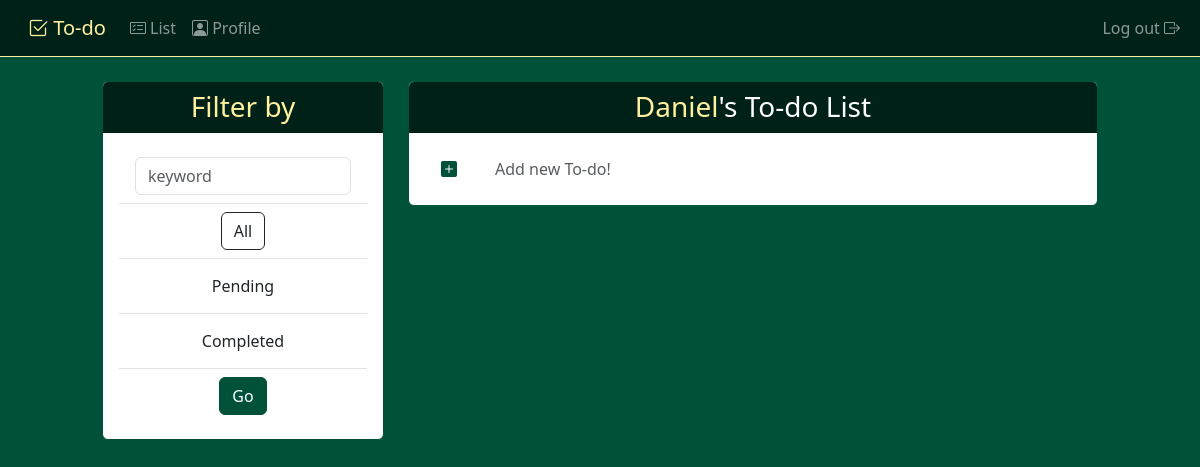
Page / (signed in) on the earlier database version.
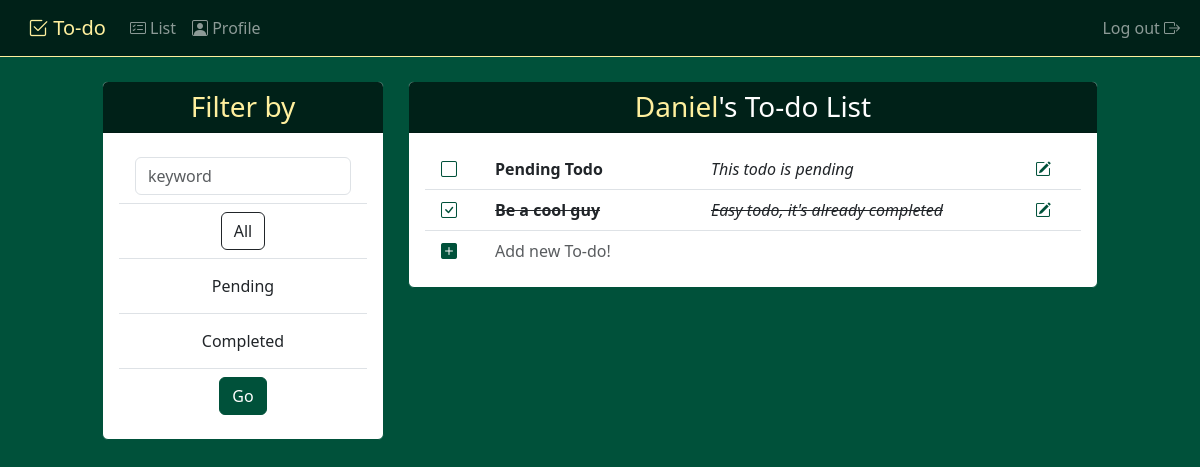
Same page on the later database version.
### core/models.py (models this page shows)
class Todo(models.Model):
    class TodoStatus(models.TextChoices):
        PENDING = 'P', _('Pending')
        COMPLETED = 'C', _('Completed')
    title = models.CharField(max_length=255, blank=False, null=False)
    user = models.ForeignKey(User, on_delete=models.CASCADE, null=False)
    notes = models.TextField(blank=True, default='')
    status = models.CharField(max_length=1, choices=TodoStatus, default=TodoStatus.PENDING, blank=False, null=False)

### core/views.py (the view)
# urls.py: path('', views.todo_list, name='todo_list'),
@login_required
def todo_list(request):
    todos = Todo.objects.filter(user=request.user)
    radio_input = request.GET.get('filter-options')
    if radio_input:
        if radio_input == 'pending':
            todos = todos.filter(status='P')
        elif radio_input == 'completed':
            todos = todos.filter(status='C')
    keyword_input = request.GET.get('keyword')
    if keyword_input:
        todos = todos.filter(notes__icontains=keyword_input).union(todos.filter(title__icontains=keyword_input))
    context = {'todos': todos}
    filter_text = ''
    if radio_input != 'all' and keyword_input:
        filter_text = radio_input + ', \"' + keyword_input + '\"'
    elif radio_input != 'all':
        filter_text = radio_input
    elif keyword_input:
        filter_text = '\"' + keyword_input + '\"'
    context['filter_text'] = filter_text
    return render(request, 'todo_list.html', context=context)

### core/templates/todo_list.html (shortened to what this page needs)
{% extends 'base.html' %}
{% block body %}
    <div class="row">
        <div class="col-3 offset-1 my-4">
            <div class="card">
                <h3 class="card-header text-center">
                    Filter by
                </h3>
                <div class="card-body">
                    <form action="" method="GET">
                        <ul class="list-group list-group-flush">
                            <li class="list-group-item">
                                <div class="d-flex justify-content-center">
                                    <input type="text" name="keyword" id="keyword" class="form-control" placeholder="keyword">
                                </div>
                            </li>
                            <li class="list-group-item">
                                <div class="d-flex justify-content-center">
                                    <label class="btn" for="all">All</label>
                                </div>
                            </li>
                            <li class="list-group-item justify-content-center">
                                <div class="d-flex justify-content-center">
                                    <label class="btn" for="pending">Pending</label>
                                </div>
                            </li>
                            <li class="list-group-item">
                                <div class="d-flex justify-content-center">
                                    <label class="btn" for="completed">Completed</label>
                                </div>
                            </li>
                            <li class="list-group-item">
                                <div class="d-flex justify-content-center">
                                    <input type="submit" class="btn btn-block btn-primary" value="Go">
                                </div>
                            </li>
                        </ul>
                    </form>
                </div>
            </div>
        </div>
        <div class="col-7 ml-8 my-4">
            <div class="card">
                <h3 class="card-header text-center">
                    {{ request.user.first_name }}<span style="color: white !important;">'s To-do List</span>
                </h3>
                <div class="card-body">
                    <ul class="list-group list-group-flush">
                        {% for todo in todos %}
                        <li class="list-group-item">
                            <div class="row {% if todo.status == 'C' %} text-decoration-line-through{% endif %}">
                                <div class="col-1">
                                    <a href="{% url 'core:change_todo_status' todo.id %}">
                                        {% if todo.status == 'C' %}
                                        <i class="bi bi-check-square primary-color"></i>
                                        {% else %}
                                        <i class="bi bi-square primary-color"></i>
                                        {% endif %}
                                    </a>
                                </div>
                                <div class="col-4 fw-bold text-truncate">
                                    {{ todo.title }}
                                </div>
                                <div class="col-6 text-truncate fst-italic">
                                    {{ todo.notes }}
                                </div>
                                <div class="col-1">
                                    <a href="{% url 'core:edit_todo_form' todo.id %}">
                                        <i class="bi bi-pencil-square primary-color"></i>
                                    </a>
                                </div>
                            </div>
                        </li>
                        {% endfor %}
                        <li class="list-group-item">
                            <div class="row">
                                <div class="col-1">
                                    <a href="{% url 'core:new_todo_form' %}">
                                        <i class="bi bi-plus-square-fill primary-color"></i>
                                    </a>
                                </div>
                                <div class="col-11 text-muted">
                                    Add new To-do!
                                </div>
                            </div>
                        </li>
                    </ul>
                </div>
            </div>
        </div>
    </div>
{% endblock %}

### core/templates/base.html
{% extends 'base_header.html' %}
{% block outer_body %}
<nav class="navbar navbar-expand navbar-dark" id="main">
    <div class="container-fluid">
        <div class="navbar-brand ps-3">
            <i class="bi bi-check2-square"></i>
            To-do
        </div>
        {% if request.user.is_authenticated %}
        <ul class="navbar-nav me-auto">
            <li>
                <a class="nav-item nav-link" href="{% url 'core:todo_list' %}">
                    <i class="bi bi-card-checklist"></i>
                    List
                </a>
            </li>
            <li>
                <a class="nav-item nav-link" href="#">
                    <i class="bi bi-person-square"></i>
                    Profile
                </a>
            </li>
        </ul>
        <ul class="nav navbar-nav navbar-right">
            <li class="nav-item">
                <a class="nav-link" href="{% url 'core:logout' %}">
                    Log out
                    <i class="bi bi-box-arrow-right"></i>
                </a>
            </li>
        </ul>
        {% endif %}
    </div>
</nav>
{% block body %}
{% endblock %}
{% endblock %}

### core/templates/base_header.html (shortened to what this page needs)
<!doctype html>
{% load static %}
<html lang="en">
<head>
    <link href="https://cdn.jsdelivr.net/npm/bootstrap@5.3.3/dist/css/bootstrap.min.css" rel="stylesheet">
    <link rel="stylesheet" href="https://cdn.jsdelivr.net/npm/bootstrap-icons@1.9.1/font/bootstrap-icons.css">
</head>
<body>
{% block outer_body %}
{% endblock %}
</body>
</html>

Differences in the rows shown:
added Todo: status "P" (drawn), title "Pending Todo", notes "This todo is pending"
added Todo: status "C" (drawn), title "Be a cool guy", notes "Easy todo, it's already completed"
